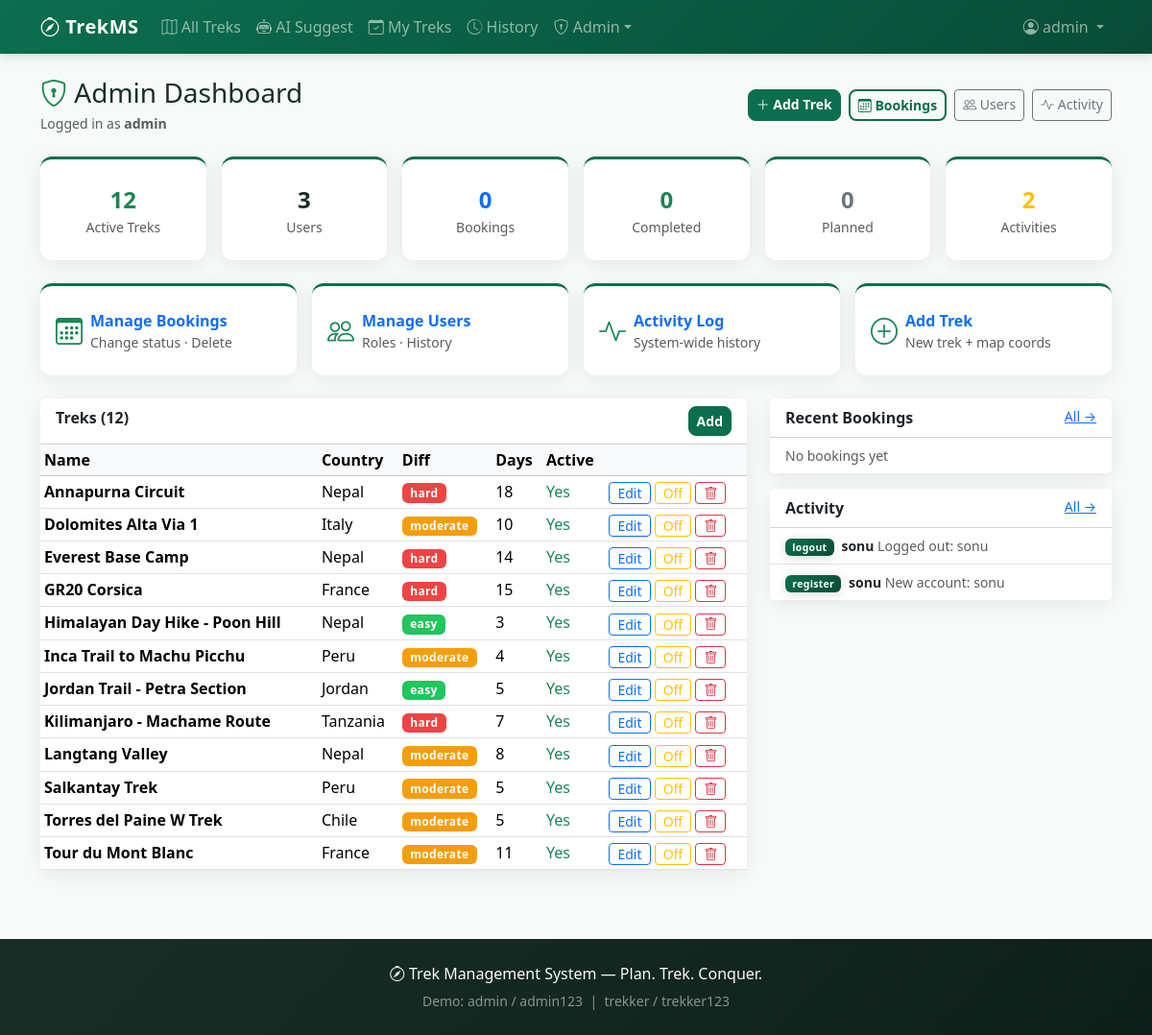
The page /admin (signed in) on the database its author committed.
### tables this page shows
CREATE TABLE users (
            id INTEGER PRIMARY KEY AUTOINCREMENT,
            username TEXT UNIQUE NOT NULL,
            email TEXT UNIQUE NOT NULL,
            password_hash TEXT NOT NULL,
            full_name TEXT,
            fitness_level TEXT DEFAULT 'intermediate',
            is_admin INTEGER DEFAULT 0,
            created_at TEXT
        );

CREATE TABLE treks (
            id INTEGER PRIMARY KEY AUTOINCREMENT,
            name TEXT NOT NULL,
            location TEXT NOT NULL,
            country TEXT,
            difficulty TEXT NOT NULL,
            duration_days INTEGER NOT NULL,
            distance_km REAL,
            max_elevation_m INTEGER,
            best_season TEXT,
            description TEXT,
            highlights TEXT,
            price_usd REAL DEFAULT 0,
            image_url TEXT,
            lat REAL,
            lng REAL,
            end_lat REAL,
            end_lng REAL,
            is_active INTEGER DEFAULT 1,
            created_at TEXT
        );

CREATE TABLE activity_log (
            id INTEGER PRIMARY KEY AUTOINCREMENT,
            user_id INTEGER,
            action TEXT NOT NULL,
            details TEXT,
            created_at TEXT,
            FOREIGN KEY (user_id) REFERENCES users(id)
        );

### app.py (the view)
@app.route("/admin")
@login_required
@admin_required
def admin_dashboard():
    conn = get_db()
    treks = conn.execute("SELECT * FROM treks ORDER BY name").fetchall()
    users = conn.execute(
        "SELECT id, username, email, full_name, is_admin, fitness_level, created_at FROM users"
    ).fetchall()
    bookings = conn.execute(
        """SELECT b.id, b.status, b.start_date, b.created_at, u.username, t.name
           FROM bookings b
           JOIN users u ON b.user_id = u.id
           JOIN treks t ON b.trek_id = t.id
           ORDER BY b.created_at DESC LIMIT 20"""
    ).fetchall()
    all_b = conn.execute("SELECT status FROM bookings").fetchall()
    activity_count = conn.execute("SELECT COUNT(*) FROM activity_log").fetchone()[0]
    recent_activity = conn.execute(
        """SELECT a.*, u.username FROM activity_log a
           LEFT JOIN users u ON a.user_id = u.id
           ORDER BY a.created_at DESC LIMIT 10"""
    ).fetchall()
    stats = {
        "treks": len(treks),
        "active_treks": sum(1 for t in treks if t["is_active"]),
        "users": len(users),
        "admins": sum(1 for u in users if u["is_admin"]),
        "bookings": len(all_b),
        "planned": sum(1 for b in all_b if b["status"] == "planned"),
        "confirmed": sum(1 for b in all_b if b["status"] == "confirmed"),
        "completed": sum(1 for b in all_b if b["status"] == "completed"),
        "cancelled": sum(1 for b in all_b if b["status"] == "cancelled"),
        "activities": activity_count,
    }
    conn.close()
    return render_template(
        "dashboard_admin.html",
        treks=treks, users=users, bookings=bookings,
        stats=stats, recent_activity=recent_activity
    )

### app.py (called while the page is built)
def get_db():
    conn = sqlite3.connect(DATABASE)
    conn.row_factory = sqlite3.Row
    return conn

@login_manager.user_loader
def load_user(user_id):
    conn = get_db()
    row = conn.execute("SELECT * FROM users WHERE id = ?", (user_id,)).fetchone()
    conn.close()
    return User(row) if row else None

def admin_required(f):
    @wraps(f)
    def decorated(*args, **kwargs):
        if not current_user.is_authenticated or not current_user.is_admin:
            flash("Admin access required.", "danger")
            return redirect(url_for("index"))
        return f(*args, **kwargs)
    return decorated

### templates/dashboard_admin.html (shortened to what this page needs)
{% extends "base.html" %}
{% block content %}
<div class="d-flex flex-wrap justify-content-between align-items-center mb-4 gap-2">
  <div>
    <h1 class="h3 mb-1"><i class="bi bi-shield-lock text-success"></i> Admin Dashboard</h1>
    <p class="text-muted mb-0 small">Logged in as <strong>{{ current_user.username }}</strong></p>
  </div>
  <div class="d-flex flex-wrap gap-2">
    <a href="{{ url_for('admin_add_trek') }}" class="btn btn-trek btn-sm"><i class="bi bi-plus-lg"></i> Add Trek</a>
    <a href="{{ url_for('admin_bookings') }}" class="btn btn-outline-trek btn-sm"><i class="bi bi-calendar3"></i> Bookings</a>
    <a href="{{ url_for('admin_users') }}" class="btn btn-outline-secondary btn-sm"><i class="bi bi-people"></i> Users</a>
    <a href="{{ url_for('admin_activity') }}" class="btn btn-outline-secondary btn-sm"><i class="bi bi-activity"></i> Activity</a>
  </div>
</div>
<div class="row g-3 mb-4">
  <div class="col-6 col-md-3 col-lg-2">
    <div class="stat-card">
      <div class="fs-4 fw-bold text-success">{{ stats.active_treks }}</div>
      <div class="text-muted small">Active Treks</div>
    </div>
  </div>
  <div class="col-6 col-md-3 col-lg-2">
    <div class="stat-card">
      <div class="fs-4 fw-bold">{{ stats.users }}</div>
      <div class="text-muted small">Users</div>
    </div>
  </div>
  <div class="col-6 col-md-3 col-lg-2">
    <div class="stat-card">
      <div class="fs-4 fw-bold text-primary">{{ stats.bookings }}</div>
      <div class="text-muted small">Bookings</div>
    </div>
  </div>
  <div class="col-6 col-md-3 col-lg-2">
    <div class="stat-card">
      <div class="fs-4 fw-bold text-success">{{ stats.completed }}</div>
      <div class="text-muted small">Completed</div>
    </div>
  </div>
  <div class="col-6 col-md-3 col-lg-2">
    <div class="stat-card">
      <div class="fs-4 fw-bold text-secondary">{{ stats.planned }}</div>
      <div class="text-muted small">Planned</div>
    </div>
  </div>
  <div class="col-6 col-md-3 col-lg-2">
    <div class="stat-card">
      <div class="fs-4 fw-bold text-warning">{{ stats.activities }}</div>
      <div class="text-muted small">Activities</div>
    </div>
  </div>
</div>
<div class="row g-3 mb-4">
  <div class="col-md-3">
    <a href="{{ url_for('admin_bookings') }}" class="text-decoration-none">
      <div class="stat-card text-start px-3">
        <div class="d-flex align-items-center gap-2">
          <i class="bi bi-calendar3 fs-3 text-success"></i>
          <div>
            <div class="fw-semibold">Manage Bookings</div>
            <div class="text-muted small">Change status · Delete</div>
          </div>
        </div>
      </div>
    </a>
  </div>
  <div class="col-md-3">
    <a href="{{ url_for('admin_users') }}" class="text-decoration-none">
      <div class="stat-card text-start px-3">
        <div class="d-flex align-items-center gap-2">
          <i class="bi bi-people fs-3 text-success"></i>
          <div>
            <div class="fw-semibold">Manage Users</div>
            <div class="text-muted small">Roles · History</div>
          </div>
        </div>
      </div>
    </a>
  </div>
  <div class="col-md-3">
    <a href="{{ url_for('admin_activity') }}" class="text-decoration-none">
      <div class="stat-card text-start px-3">
        <div class="d-flex align-items-center gap-2">
          <i class="bi bi-activity fs-3 text-success"></i>
          <div>
            <div class="fw-semibold">Activity Log</div>
            <div class="text-muted small">System-wide history</div>
          </div>
        </div>
      </div>
    </a>
  </div>
  <div class="col-md-3">
    <a href="{{ url_for('admin_add_trek') }}" class="text-decoration-none">
      <div class="stat-card text-start px-3">
        <div class="d-flex align-items-center gap-2">
          <i class="bi bi-plus-circle fs-3 text-success"></i>
          <div>
            <div class="fw-semibold">Add Trek</div>
            <div class="text-muted small">New trek + map coords</div>
          </div>
        </div>
      </div>
    </a>
  </div>
</div>
<div class="row g-4">
  <div class="col-lg-8">
    <div class="card">
      <div class="card-header bg-white d-flex justify-content-between">
        <strong>Treks ({{ stats.treks }})</strong>
        <a href="{{ url_for('admin_add_trek') }}" class="btn btn-sm btn-trek">Add</a>
      </div>
      <div class="table-responsive">
        <table class="table table-sm table-hover mb-0">
          <thead class="table-light">
            <tr><th>Name</th><th>Country</th><th>Diff</th><th>Days</th><th>Active</th><th></th></tr>
          </thead>
          <tbody>
            {% for t in treks %}
            <tr>
              <td class="fw-semibold">{{ t.name }}</td>
              <td>{{ t.country }}</td>
              <td><span class="badge badge-{{ t.difficulty }}">{{ t.difficulty }}</span></td>
              <td>{{ t.duration_days }}</td>
              <td>{% if t.is_active %}<span class="text-success">Yes</span>{% else %}<span class="text-danger">No</span>{% endif %}</td>
              <td class="text-nowrap">
                <a href="{{ url_for('admin_edit_trek', trek_id=t.id) }}" class="btn btn-sm btn-outline-primary py-0">Edit</a>
                {% if t.is_active %}
                <form method="post" action="{{ url_for('admin_delete_trek', trek_id=t.id) }}" class="d-inline"
                      onsubmit="return confirm('Deactivate?')">
                  <button class="btn btn-sm btn-outline-warning py-0">Off</button>
                </form>
                {% endif %}
                <form method="post" action="{{ url_for('admin_hard_delete_trek', trek_id=t.id) }}" class="d-inline"
                      onsubmit="return confirm('PERMANENT delete?')">
                  <button class="btn btn-sm btn-outline-danger py-0"><i class="bi bi-trash"></i></button>
                </form>
              </td>
            </tr>
            {% endfor %}
          </tbody>
        </table>
      </div>
    </div>
  </div>
  <div class="col-lg-4">
    <div class="card mb-3">
      <div class="card-header bg-white d-flex justify-content-between">
        <strong>Recent Bookings</strong>
        <a href="{{ url_for('admin_bookings') }}" class="small">All →</a>
      </div>
      <ul class="list-group list-group-flush small">
        {% for b in bookings[:6] %}
        <li class="list-group-item d-flex justify-content-between">
          <span><strong>{{ b.username }}</strong> · {{ b.name }}</span>
          <span class="badge
            {% if b.status=='planned' %}bg-secondary
            {% elif b.status=='confirmed' %}bg-primary
            {% elif b.status=='completed' %}bg-success
            {% else %}bg-danger{% endif %}">{{ b.status }}</span>
        </li>
        {% else %}
        <li class="list-group-item text-muted">No bookings yet</li>
        {% endfor %}
      </ul>
    </div>
    <div class="card">
      <div class="card-header bg-white d-flex justify-content-between">
        <strong>Activity</strong>
        <a href="{{ url_for('admin_activity') }}" class="small">All →</a>
      </div>
      <ul class="list-group list-group-flush small">
        {% for a in recent_activity %}
        <li class="list-group-item">
          <span class="badge bg-trek me-1">{{ a.action }}</span>
          <strong>{{ a.username or '?' }}</strong>
          <span class="text-muted">{{ (a.details or '')[:35] }}{% if a.details and a.details|length>35 %}…{% endif %}</span>
        </li>
        {% else %}
        <li class="list-group-item text-muted">No activity yet</li>
        {% endfor %}
      </ul>
    </div>
  </div>
</div>
{% endblock %}

### templates/base.html (shortened to what this page needs)
<!DOCTYPE html>
<html lang="en">
<head>
  <link href="https://cdn.jsdelivr.net/npm/bootstrap@5.3.3/dist/css/bootstrap.min.css" rel="stylesheet">
  <link href="https://cdn.jsdelivr.net/npm/bootstrap-icons@1.11.3/font/bootstrap-icons.min.css" rel="stylesheet">
  <link rel="stylesheet" href="https://unpkg.com/leaflet@1.9.4/dist/leaflet.css">
  <link href="{{ url_for('static', filename='css/style.css') }}" rel="stylesheet">
</head>
<body>
  <nav class="navbar navbar-expand-lg navbar-dark bg-trek sticky-top">
    <div class="container">
      <a class="navbar-brand fw-bold" href="{% if current_user.is_authenticated and current_user.is_admin %}{{ url_for('admin_dashboard') }}{% elif current_user.is_authenticated %}{{ url_for('user_dashboard') }}{% else %}{{ url_for('index') }}{% endif %}">
        <i class="bi bi-compass"></i> TrekMS
      </a>
      <div class="collapse navbar-collapse" id="nav">
        <ul class="navbar-nav me-auto">
          <li class="nav-item"><a class="nav-link" href="{{ url_for('treks_list') }}"><i class="bi bi-map"></i> All Treks</a></li>
          <li class="nav-item"><a class="nav-link" href="{{ url_for('ai_suggest') }}"><i class="bi bi-robot"></i> AI Suggest</a></li>
          {% if current_user.is_authenticated %}
          <li class="nav-item"><a class="nav-link" href="{{ url_for('my_treks') }}"><i class="bi bi-calendar-check"></i> My Treks</a></li>
          <li class="nav-item"><a class="nav-link" href="{{ url_for('user_history') }}"><i class="bi bi-clock-history"></i> History</a></li>
          {% endif %}
          {% if current_user.is_authenticated and current_user.is_admin %}
          <li class="nav-item dropdown">
            <a class="nav-link dropdown-toggle" href="#" data-bs-toggle="dropdown"><i class="bi bi-shield-lock"></i> Admin</a>
          </li>
          {% endif %}
        </ul>
        <ul class="navbar-nav">
          {% if current_user.is_authenticated %}
          <li class="nav-item dropdown">
            <a class="nav-link dropdown-toggle" href="#" data-bs-toggle="dropdown">
              <i class="bi bi-person-circle"></i> {{ current_user.username }}
            </a>
          </li>
          {% endif %}
        </ul>
      </div>
    </div>
  </nav>
  <main class="container my-4">
    {% block content %}{% endblock %}
  </main>
  <footer class="text-light py-4 mt-5">
    <div class="container text-center">
      <p class="mb-1"><i class="bi bi-compass"></i> Trek Management System &mdash; Plan. Trek. Conquer.</p>
      <small class="text-white-50">Demo: admin / admin123 &nbsp;|&nbsp; trekker / trekker123</small>
    </div>
  </footer>
</body>
</html>

### static/css/style.css (style rules this page uses)
:root { --trek-primary: #0b6e4f; --trek-dark: #084c37; --trek-light: #e6f4ef; --trek-accent: #f4a261; --trek-soft: #f7faf8; --shadow: 0 4px 20px rgba(0,0,0,0.08); --radius: 12px; }
* { box-sizing: border-box; }
body { background: var(--trek-soft); min-height: 100vh; display: flex; flex-direction: column; font-family: 'Segoe UI', system-ui, -apple-system, sans-serif; color: #1a2e28; }
main { flex: 1; }
.bg-trek { background: linear-gradient(135deg, var(--trek-primary), var(--trek-dark)) !important; box-shadow: 0 2px 12px rgba(0,0,0,0.15); }
.navbar-brand { letter-spacing: 0.5px; }
.nav-link { font-weight: 500; transition: opacity 0.2s; }
.btn-trek { background: var(--trek-primary); border-color: var(--trek-primary); color: #fff; font-weight: 600; border-radius: 8px; transition: all 0.2s; }
.btn-outline-trek { border: 2px solid var(--trek-primary); color: var(--trek-primary); font-weight: 600; border-radius: 8px; }
.badge-easy { background: #22c55e; }
.badge-moderate { background: #f59e0b; }
.badge-hard { background: #ef4444; }
.badge { font-weight: 600; letter-spacing: 0.3px; padding: 0.35em 0.7em; }
.stat-card { background: #fff; border-radius: var(--radius); padding: 1.5rem 1rem; text-align: center; box-shadow: var(--shadow); border-top: 3px solid var(--trek-primary); transition: transform 0.2s; }
.card { border: none; border-radius: var(--radius); box-shadow: var(--shadow); }
footer { background: linear-gradient(135deg, #1a2e28, #0d1f1a) !important; }

### rows shown on the page
users: username "admin"
treks: name "Annapurna Circuit", country "Nepal", difficulty "hard", duration_days "18", is_active "Yes"
treks: name "Dolomites Alta Via 1", country "Italy", difficulty "moderate", duration_days "10", is_active "Yes"
treks: name "Everest Base Camp", country "Nepal", difficulty "hard", duration_days "14", is_active "Yes"
treks: name "GR20 Corsica", country "France", difficulty "hard", duration_days "15", is_active "Yes"
treks: name "Himalayan Day Hike - Poon Hill", country "Nepal", difficulty "easy", duration_days "3", is_active "Yes"
treks: name "Inca Trail to Machu Picchu", country "Peru", difficulty "moderate", duration_days "4", is_active "Yes"
treks: name "Jordan Trail - Petra Section", country "Jordan", difficulty "easy", duration_days "5", is_active "Yes"
treks: name "Kilimanjaro - Machame Route", country "Tanzania", difficulty "hard", duration_days "7", is_active "Yes"
treks: name "Langtang Valley", country "Nepal", difficulty "moderate", duration_days "8", is_active "Yes"
treks: name "Salkantay Trek", country "Peru", difficulty "moderate", duration_days "5", is_active "Yes"
treks: name "Torres del Paine W Trek", country "Chile", difficulty "moderate", duration_days "5", is_active "Yes"
treks: name "Tour du Mont Blanc", country "France", difficulty "moderate", duration_days "11", is_active "Yes"
activity_log: action "logout", username "sonu", details "Logged out: sonu"
activity_log: action "register", username "sonu", details "New account: sonu"

### other values the page prints
{{ stats.active_treks }} "12"
{{ stats.users }} "3"
{{ stats.bookings }} "0"
{{ stats.completed }} "0"
{{ stats.planned }} "0"
{{ stats.activities }} "2"
{{ stats.treks }} "12"
